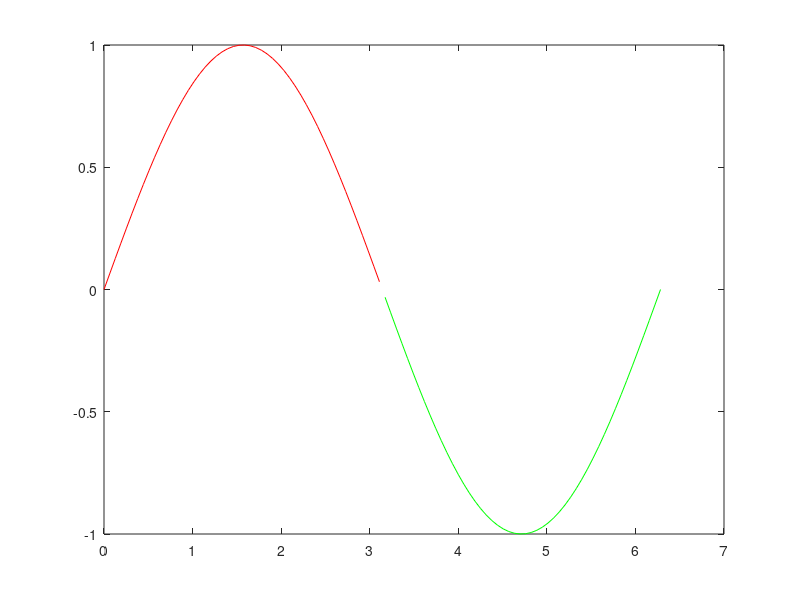

Write the MATLAB code that produced this figure.
clear all
close all
x = linspace(0,2*pi,100);
y1 = sin(x);
i = find(y1<0);
y1(i)=NaN;
plot(x,y1,"Color",'r');
hold on
y2 = sin(x);
i2 = find(y2>0);
y2(i2)=NaN;
plot(x,y2,"Color",'g')
